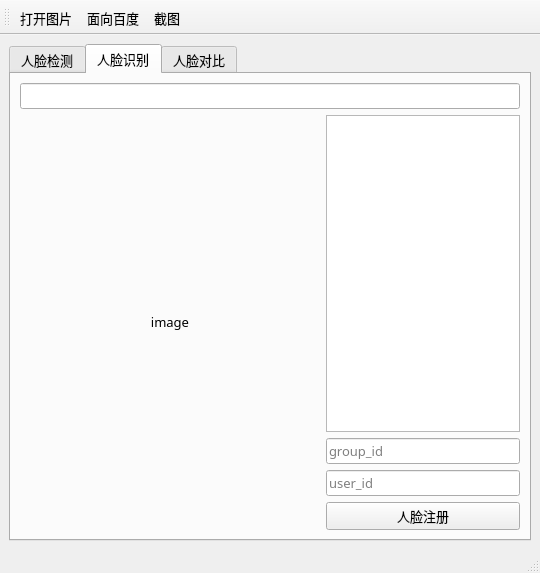
<?xml version="1.0" encoding="UTF-8"?>
<ui version="4.0">
 <class>MainWindow</class>
 <widget class="QMainWindow" name="MainWindow">
  <property name="geometry">
   <rect>
    <x>0</x>
    <y>0</y>
    <width>540</width>
    <height>573</height>
   </rect>
  </property>
  <property name="font">
   <font>
    <family>Source Code Pro</family>
    <pointsize>10</pointsize>
   </font>
  </property>
  <property name="windowTitle">
   <string>MainWindow</string>
  </property>
  <widget class="QWidget" name="centralwidget">
   <layout class="QGridLayout" name="gridLayout_6">
    <item row="0" column="0">
     <widget class="QTabWidget" name="tabWidget">
      <property name="tabShape">
       <enum>QTabWidget::Rounded</enum>
      </property>
      <property name="currentIndex">
       <number>1</number>
      </property>
      <property name="elideMode">
       <enum>Qt::ElideNone</enum>
      </property>
      <property name="documentMode">
       <bool>false</bool>
      </property>
      <property name="tabsClosable">
       <bool>false</bool>
      </property>
      <property name="movable">
       <bool>false</bool>
      </property>
      <property name="tabBarAutoHide">
       <bool>false</bool>
      </property>
      <widget class="QWidget" name="tab">
       <attribute name="title">
        <string>人脸检测</string>
       </attribute>
       <layout class="QGridLayout" name="gridLayout">
        <item row="0" column="0" colspan="2">
         <widget class="QLineEdit" name="detect_path"/>
        </item>
        <item row="1" column="0">
         <widget class="QLabel" name="lab_detect">
          <property name="sizePolicy">
           <sizepolicy hsizetype="Fixed" vsizetype="Fixed">
            <horstretch>0</horstretch>
            <verstretch>0</verstretch>
           </sizepolicy>
          </property>
          <property name="minimumSize">
           <size>
            <width>300</width>
            <height>400</height>
           </size>
          </property>
          <property name="maximumSize">
           <size>
            <width>300</width>
            <height>400</height>
           </size>
          </property>
          <property name="styleSheet">
           <string notr="true"/>
          </property>
          <property name="text">
           <string>image</string>
          </property>
          <property name="alignment">
           <set>Qt::AlignCenter</set>
          </property>
         </widget>
        </item>
        <item row="1" column="1">
         <widget class="QTextBrowser" name="tBdetect"/>
        </item>
       </layout>
      </widget>
      <widget class="QWidget" name="tab_3">
       <attribute name="title">
        <string>人脸识别</string>
       </attribute>
       <layout class="QGridLayout" name="gridLayout_2">
        <item row="0" column="0" colspan="2">
         <widget class="QLineEdit" name="serch_path"/>
        </item>
        <item row="1" column="0" rowspan="4">
         <widget class="QLabel" name="lab_serch">
          <property name="sizePolicy">
           <sizepolicy hsizetype="Fixed" vsizetype="Fixed">
            <horstretch>0</horstretch>
            <verstretch>0</verstretch>
           </sizepolicy>
          </property>
          <property name="minimumSize">
           <size>
            <width>300</width>
            <height>400</height>
           </size>
          </property>
          <property name="maximumSize">
           <size>
            <width>300</width>
            <height>400</height>
           </size>
          </property>
          <property name="styleSheet">
           <string notr="true"/>
          </property>
          <property name="text">
           <string>image</string>
          </property>
          <property name="alignment">
           <set>Qt::AlignCenter</set>
          </property>
         </widget>
        </item>
        <item row="1" column="1">
         <widget class="QTextBrowser" name="tBserch"/>
        </item>
        <item row="2" column="1">
         <widget class="QLineEdit" name="group_id">
          <property name="placeholderText">
           <string>group_id</string>
          </property>
         </widget>
        </item>
        <item row="3" column="1">
         <widget class="QLineEdit" name="user_id">
          <property name="placeholderText">
           <string>user_id</string>
          </property>
         </widget>
        </item>
        <item row="4" column="1">
         <widget class="QPushButton" name="face_register">
          <property name="text">
           <string>人脸注册</string>
          </property>
         </widget>
        </item>
       </layout>
      </widget>
      <widget class="QWidget" name="tab_2">
       <attribute name="title">
        <string>人脸对比</string>
       </attribute>
       <layout class="QGridLayout" name="gridLayout_5">
        <item row="0" column="0">
         <widget class="QRadioButton" name="radioButton1">
          <property name="maximumSize">
           <size>
            <width>57</width>
            <height>21</height>
           </size>
          </property>
          <property name="text">
           <string>图片1</string>
          </property>
         </widget>
        </item>
        <item row="0" column="1" colspan="2">
         <widget class="QLineEdit" name="match1_path"/>
        </item>
        <item row="1" column="0">
         <widget class="QRadioButton" name="radioButton2">
          <property name="maximumSize">
           <size>
            <width>57</width>
            <height>21</height>
           </size>
          </property>
          <property name="text">
           <string>图片2</string>
          </property>
         </widget>
        </item>
        <item row="1" column="1" colspan="2">
         <widget class="QLineEdit" name="match2_path"/>
        </item>
        <item row="2" column="0" colspan="2">
         <widget class="QLabel" name="lab_match1">
          <property name="sizePolicy">
           <sizepolicy hsizetype="Fixed" vsizetype="Fixed">
            <horstretch>0</horstretch>
            <verstretch>0</verstretch>
           </sizepolicy>
          </property>
          <property name="minimumSize">
           <size>
            <width>240</width>
            <height>320</height>
           </size>
          </property>
          <property name="maximumSize">
           <size>
            <width>240</width>
            <height>320</height>
           </size>
          </property>
          <property name="styleSheet">
           <string notr="true"/>
          </property>
          <property name="text">
           <string>image</string>
          </property>
          <property name="alignment">
           <set>Qt::AlignCenter</set>
          </property>
         </widget>
        </item>
        <item row="2" column="2">
         <widget class="QLabel" name="lab_match2">
          <property name="sizePolicy">
           <sizepolicy hsizetype="Fixed" vsizetype="Fixed">
            <horstretch>0</horstretch>
            <verstretch>0</verstretch>
           </sizepolicy>
          </property>
          <property name="minimumSize">
           <size>
            <width>240</width>
            <height>320</height>
           </size>
          </property>
          <property name="maximumSize">
           <size>
            <width>240</width>
            <height>320</height>
           </size>
          </property>
          <property name="styleSheet">
           <string notr="true"/>
          </property>
          <property name="text">
           <string>image</string>
          </property>
          <property name="alignment">
           <set>Qt::AlignCenter</set>
          </property>
         </widget>
        </item>
        <item row="3" column="0" colspan="3">
         <widget class="QTextBrowser" name="tBmatch">
          <property name="maximumSize">
           <size>
            <width>16777215</width>
            <height>31</height>
           </size>
          </property>
         </widget>
        </item>
       </layout>
      </widget>
     </widget>
    </item>
   </layout>
  </widget>
  <widget class="QStatusBar" name="statusbar"/>
  <widget class="QToolBar" name="toolBar">
   <property name="windowTitle">
    <string>toolBar</string>
   </property>
   <property name="toolButtonStyle">
    <enum>Qt::ToolButtonTextUnderIcon</enum>
   </property>
   <attribute name="toolBarArea">
    <enum>TopToolBarArea</enum>
   </attribute>
   <attribute name="toolBarBreak">
    <bool>false</bool>
   </attribute>
   <addaction name="open_img"/>
   <addaction name="act_baidu"/>
   <addaction name="actScreenshot"/>
  </widget>
  <action name="open_img">
   <property name="icon">
    <iconset resource="files.qrc">
     <normaloff>:/icons/White/066-open-file.png</normaloff>:/icons/White/066-open-file.png</iconset>
   </property>
   <property name="text">
    <string>打开图片</string>
   </property>
   <property name="shortcut">
    <string>Ctrl+O</string>
   </property>
  </action>
  <action name="act_baidu">
   <property name="icon">
    <iconset resource="files.qrc">
     <normaloff>:/icons/White/007-globe.png</normaloff>:/icons/White/007-globe.png</iconset>
   </property>
   <property name="text">
    <string>面向百度</string>
   </property>
   <property name="shortcut">
    <string>Ctrl+U</string>
   </property>
  </action>
  <action name="actScreenshot">
   <property name="icon">
    <iconset resource="qdarkstyle/style.qrc">
     <normaloff>:/qss_icons/rc/checkbox_unchecked_focus.png</normaloff>:/qss_icons/rc/checkbox_unchecked_focus.png</iconset>
   </property>
   <property name="text">
    <string>截图</string>
   </property>
  </action>
 </widget>
 <resources>
  <include location="qdarkstyle/style.qrc"/>
  <include location="files.qrc"/>
 </resources>
 <connections/>
</ui>
